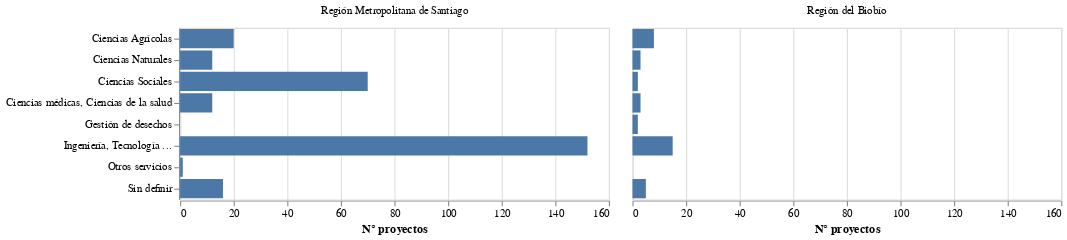

Write notebook code for a chart like this one.
### Code cell
# por área ocde
df_pg6B = df_id.groupby(['area_ocde','regionejecucion']).agg({'codigo':'count'}).copy().reset_index()

chart_pg6B = alt.Chart(df_pg6B).mark_bar().encode(
                y = alt.Y('area_ocde:O',title=None),
                x = alt.X('codigo:Q', title='N° proyectos'),
                column = alt.Column('regionejecucion',title=None) 
            )
chart_pg6B

### Figure 1 — Vega-Lite specification as saved in the notebook (floating-point values rounded to 4 significant figures)
{"config": {"view": {"continuousWidth": 400, "continuousHeight": 300}}, "data": {"name": "data-bc73ce99e36dadf1af052ff328518dfd"}, "mark": "bar", "encoding": {"column": {"type": "nominal", "field": "regionejecucion", "title": null}, "x": {"type": "quantitative", "field": "codigo", "title": "N° proyectos"}, "y": {"type": "ordinal", "field": "area_ocde", "title": null}}, "$schema": "https://vega.github.io/schema/vega-lite/v4.8.1.json", "datasets": {"data-bc73ce99e36dadf1af052ff328518dfd": [{"area_ocde": "Ciencias Agrícolas", "regionejecucion": "Región Metropolitana de Santiago", "codigo": 20}, {"area_ocde": "Ciencias Agrícolas", "regionejecucion": "Región del Biobío", "codigo": 8}, {"area_ocde": "Ciencias Naturales", "regionejecucion": "Región Metropolitana de Santiago", "codigo": 12}, {"area_ocde": "Ciencias Naturales", "regionejecucion": "Región del Biobío", "codigo": 3}, {"area_ocde": "Ciencias Sociales", "regionejecucion": "Región Metropolitana de Santiago", "codigo": 70}, {"area_ocde": "Ciencias Sociales", "regionejecucion": "Región del Biobío", "codigo": 2}, {"area_ocde": "Ciencias médicas, Ciencias de la salud", "regionejecucion": "Región Metropolitana de Santiago", "codigo": 12}, {"area_ocde": "Ciencias médicas, Ciencias de la salud", "regionejecucion": "Región del Biobío", "codigo": 3}, {"area_ocde": "Gestión de desechos", "regionejecucion": "Región del Biobío", "codigo": 2}, {"area_ocde": "Ingeniería, Tecnología ...", "regionejecucion": "Región Metropolitana de Santiago", "codigo": 152}, {"area_ocde": "Ingeniería, Tecnología ...", "regionejecucion": "Región del Biobío", "codigo": 15}, {"area_ocde": "Otros servicios", "regionejecucion": "Región Metropolitana de Santiago", "codigo": 1}, {"area_ocde": "Sin definir", "regionejecucion": "Región Metropolitana de Santiago", "codigo": 16}, {"area_ocde": "Sin definir", "regionejecucion": "Región del Biobío", "codigo": 5}]}}
